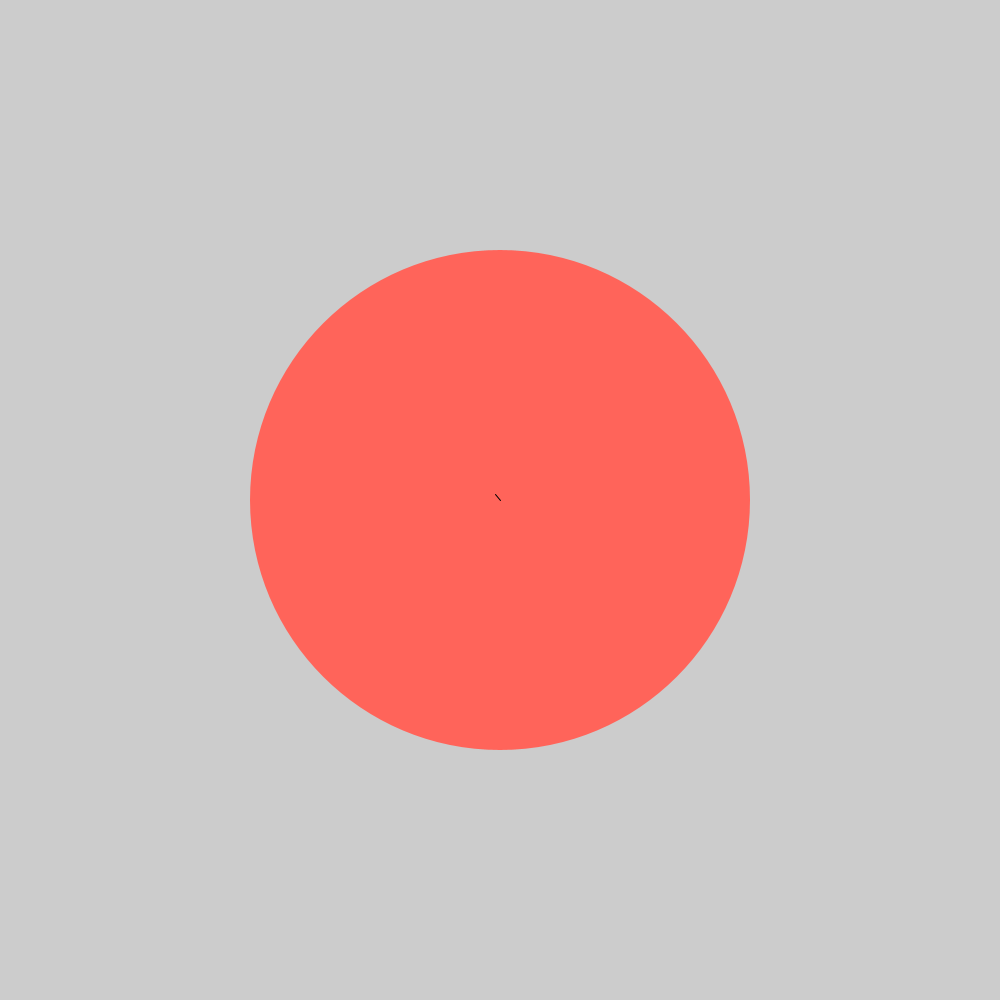
Frame 1 (no input)
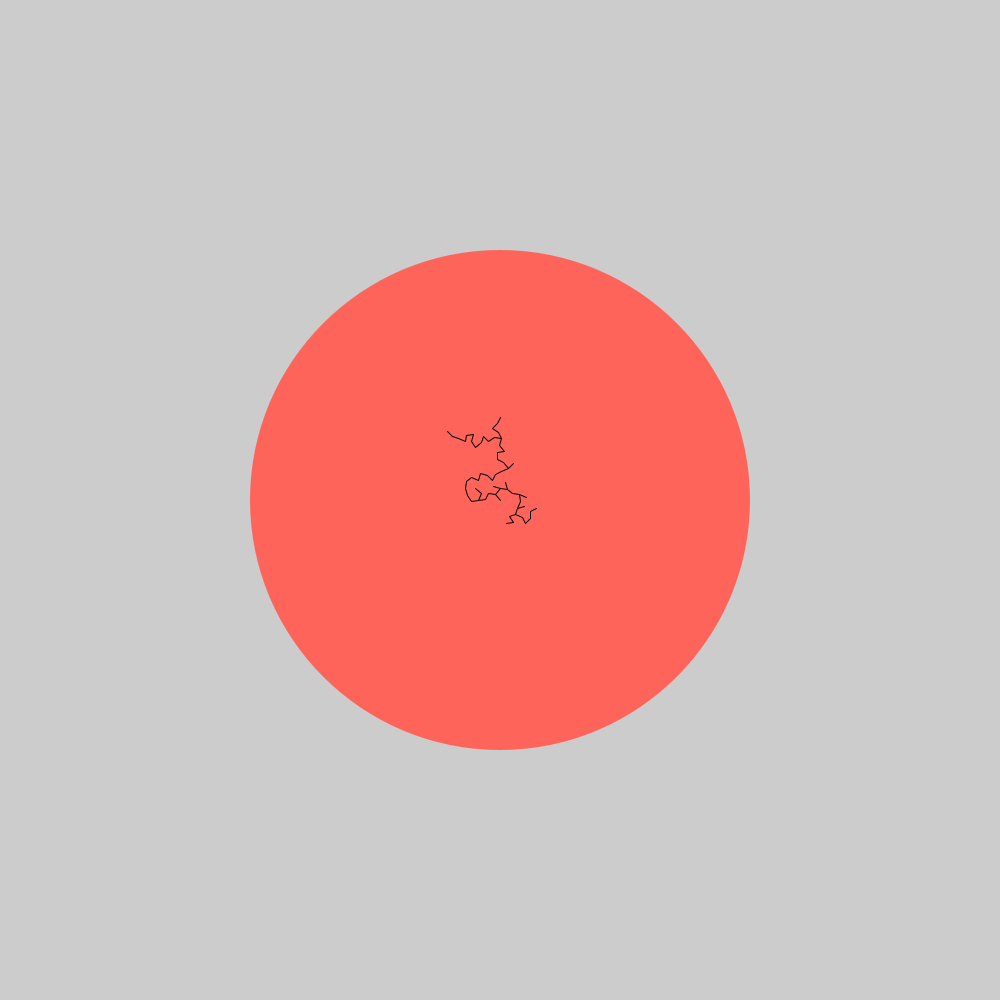
Frame 60 (the mouse pressed at the canvas centre just before this capture)
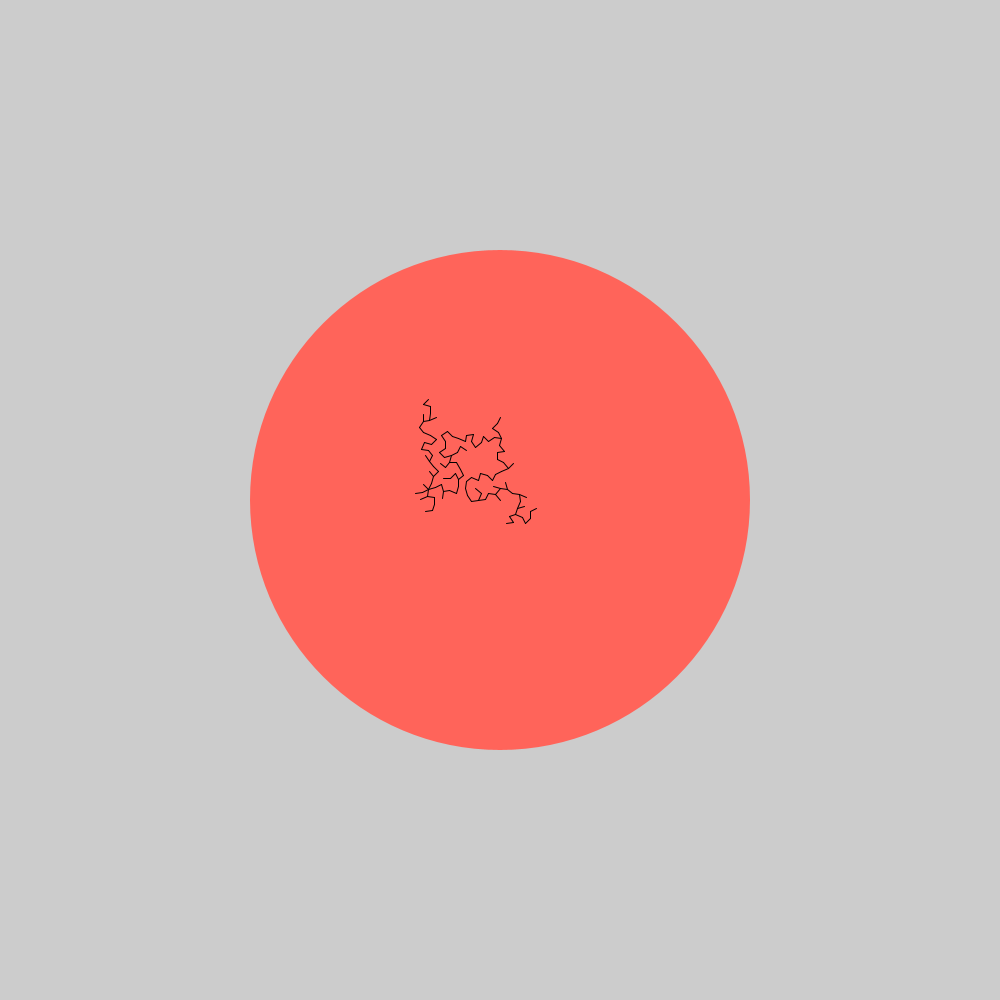
Frame 120 (the mouse held since frame 60 and released just before this capture)

The Processing sketch that drew these frames (run headless with seeded random() and noise(); from frame 60 on, the mouse is pressed at the canvas centre):

// Processing sketch: tree_A
// ── tree_A.pde
int b_size = 6;
int n_tries = 10;

class Branch{
  PVector pos;
  int parent;
  boolean exhausted;
  
  Branch(PVector pos_, int parent_, boolean ex_){
    pos = pos_;
    parent = parent_;
    exhausted = ex_;
  }
}

ArrayList<Branch> tree;

void setup(){
  size(1000,1000);
  tree = new ArrayList<Branch>();
  init();
}

void init(){
  noStroke();
  fill(255, 100, 90);
  ellipse(width/2, height/2, 500, 500);
  stroke(0);
  strokeWeight(1);
  tree.clear();
  tree.add(new Branch(new PVector(width/2, height/2), 0, false));
}

void draw(){
  if (grow()){
    noLoop();
  };
  display();
}

boolean grow(){
  for (int idx = tree.size()-1;idx>=0;idx--){
    Branch cur = tree.get(idx);
    if (!cur.exhausted){
      PVector nei = new_neighbour(cur.pos);
      
      for (int t=0;t<n_tries; t++){
        if (cool_pos(nei)){
          if (random(1)<.3) cur.exhausted = true;
          
          tree.add(new Branch(nei, idx, random(1)<.15));
          return false;
        }
        nei = new_neighbour(cur.pos);
      }
      cur.exhausted = true;
      
    }
  }
  return true;
}

void display(){
  int last_idx = tree.size()-1;
  Branch b = tree.get(last_idx);
  Branch nei = tree.get(b.parent);
  line(b.pos.x, b.pos.y, nei.pos.x, nei.pos.y);
}



boolean cool_pos(PVector n){
  float area_radius = 300;
  
  // Check if close to tree
  for (Branch br:tree){
    if (dist(br.pos.x, br.pos.y, n.x, n.y)<b_size){
      return false;
    }
  }
  
  
  // Check if inside area
  if (dist(n.x, n.y, width/2, height/2)>area_radius){
    return false;
  }
  return true;
  
  
}

void keyPressed(){
  if (keyCode == 32){
    loop();
    background(200);
    init();
  }
}

PVector new_neighbour(PVector source){
  float r = random(TAU);
  float x = source.x + cos(r)*(b_size+1);
  float y = source.y + sin(r)*(b_size+1);
  return new PVector(x, y);
  
}
